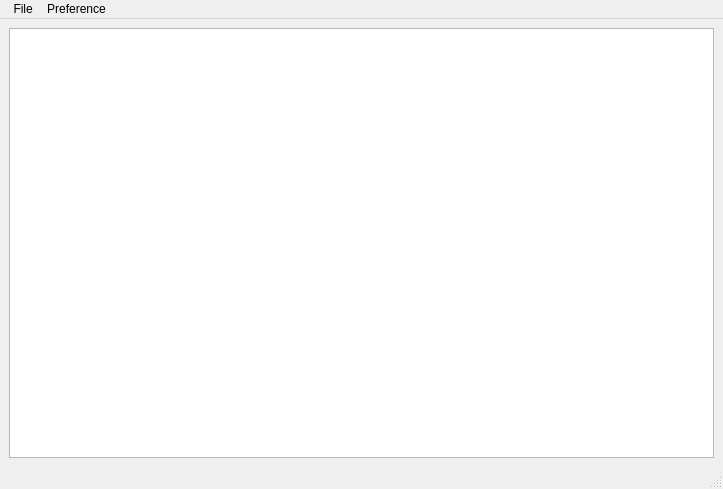
<?xml version="1.0" encoding="UTF-8"?>
<ui version="4.0">
 <class>MainWindow</class>
 <widget class="QMainWindow" name="MainWindow">
  <property name="geometry">
   <rect>
    <x>0</x>
    <y>0</y>
    <width>723</width>
    <height>489</height>
   </rect>
  </property>
  <property name="windowTitle">
   <string>MainWindow</string>
  </property>
  <widget class="QWidget" name="centralwidget">
   <layout class="QVBoxLayout" name="verticalLayout">
    <item>
     <widget class="QTextEdit" name="textEdit">
      <property name="font">
       <font>
        <family>Arial</family>
        <pointsize>14</pointsize>
       </font>
      </property>
      <property name="autoFillBackground">
       <bool>true</bool>
      </property>
     </widget>
    </item>
   </layout>
  </widget>
  <widget class="QMenuBar" name="menubar">
   <property name="geometry">
    <rect>
     <x>0</x>
     <y>0</y>
     <width>723</width>
     <height>21</height>
    </rect>
   </property>
   <widget class="QMenu" name="menuFile">
    <property name="title">
     <string> File</string>
    </property>
    <property name="separatorsCollapsible">
     <bool>false</bool>
    </property>
    <addaction name="actionNew"/>
    <addaction name="actionOpen"/>
    <addaction name="actionSave"/>
    <addaction name="actionSave_as"/>
   </widget>
   <widget class="QMenu" name="menuPreference">
    <property name="title">
     <string>Preference</string>
    </property>
    <addaction name="actionWord_wrap"/>
    <addaction name="actionDark_mode"/>
   </widget>
   <addaction name="menuFile"/>
   <addaction name="menuPreference"/>
  </widget>
  <widget class="QStatusBar" name="statusbar"/>
  <action name="actionNew">
   <property name="text">
    <string>New</string>
   </property>
   <property name="shortcut">
    <string>Ctrl+N</string>
   </property>
  </action>
  <action name="actionOpen">
   <property name="text">
    <string>Open</string>
   </property>
   <property name="shortcut">
    <string>Ctrl+O</string>
   </property>
  </action>
  <action name="actionSave">
   <property name="text">
    <string>Save</string>
   </property>
   <property name="shortcut">
    <string>Ctrl+S</string>
   </property>
  </action>
  <action name="actionSave_as">
   <property name="text">
    <string>Save as</string>
   </property>
   <property name="shortcut">
    <string>Ctrl+Shift+S</string>
   </property>
  </action>
  <action name="actionWord_wrap">
   <property name="checkable">
    <bool>true</bool>
   </property>
   <property name="checked">
    <bool>true</bool>
   </property>
   <property name="text">
    <string>Word wrap</string>
   </property>
   <property name="shortcut">
    <string>Ctrl+Shift+W</string>
   </property>
  </action>
  <action name="actionDark_mode">
   <property name="checkable">
    <bool>true</bool>
   </property>
   <property name="text">
    <string>Dark mode</string>
   </property>
   <property name="shortcut">
    <string>Ctrl+D</string>
   </property>
  </action>
 </widget>
 <resources/>
 <connections/>
</ui>
